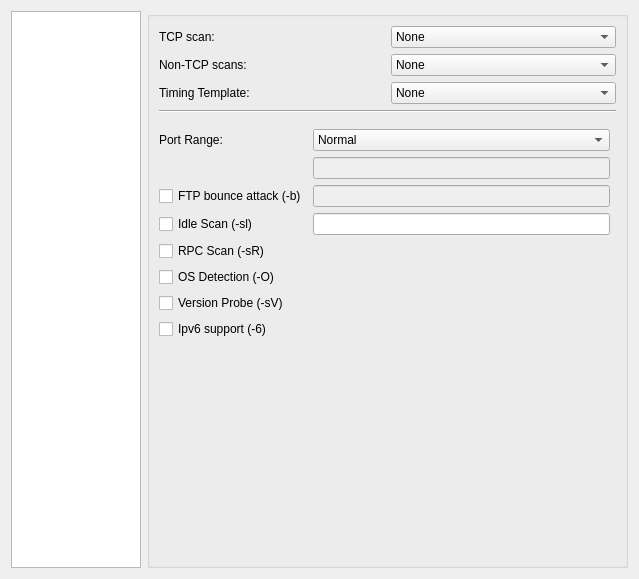
<?xml version="1.0" encoding="UTF-8"?>
<ui version="4.0">
 <class>profilerDialog</class>
 <widget class="QDialog" name="profilerDialog">
  <property name="geometry">
   <rect>
    <x>0</x>
    <y>0</y>
    <width>639</width>
    <height>579</height>
   </rect>
  </property>
  <property name="windowTitle">
   <string>nmapsi4 - profiler</string>
  </property>
  <layout class="QHBoxLayout" name="horizontalLayout_3">
   <item>
    <layout class="QVBoxLayout" name="verticalLayout_2">
     <item>
      <layout class="QHBoxLayout" name="horizontalLayout">
       <item>
        <widget class="QListWidget" name="optionsListScan">
         <property name="sizePolicy">
          <sizepolicy hsizetype="Fixed" vsizetype="Expanding">
           <horstretch>0</horstretch>
           <verstretch>0</verstretch>
          </sizepolicy>
         </property>
         <property name="minimumSize">
          <size>
           <width>130</width>
           <height>0</height>
          </size>
         </property>
         <property name="maximumSize">
          <size>
           <width>130</width>
           <height>16777215</height>
          </size>
         </property>
         <property name="autoScrollMargin">
          <number>16</number>
         </property>
         <property name="textElideMode">
          <enum>Qt::ElideMiddle</enum>
         </property>
         <property name="movement">
          <enum>QListView::Static</enum>
         </property>
         <property name="resizeMode">
          <enum>QListView::Adjust</enum>
         </property>
         <property name="spacing">
          <number>0</number>
         </property>
         <property name="gridSize">
          <size>
           <width>120</width>
           <height>70</height>
          </size>
         </property>
         <property name="viewMode">
          <enum>QListView::IconMode</enum>
         </property>
         <property name="uniformItemSizes">
          <bool>false</bool>
         </property>
        </widget>
       </item>
       <item>
        <widget class="QStackedWidget" name="stackedOptions">
         <property name="currentIndex">
          <number>1</number>
         </property>
         <widget class="QWidget" name="page">
          <layout class="QHBoxLayout" name="horizontalLayout_7">
           <item>
            <widget class="QGroupBox" name="groupBox_8">
             <property name="title">
              <string>Profile</string>
             </property>
             <layout class="QVBoxLayout" name="verticalLayout_10">
              <item>
               <layout class="QGridLayout" name="gridLayout_4">
                <item row="0" column="0">
                 <widget class="QLabel" name="label">
                  <property name="text">
                   <string>Profile name: </string>
                  </property>
                 </widget>
                </item>
                <item row="0" column="1">
                 <widget class="QLineEdit" name="profileNameLine"/>
                </item>
                <item row="1" column="0">
                 <widget class="QLabel" name="label_3">
                  <property name="text">
                   <string>Scan parameters:</string>
                  </property>
                 </widget>
                </item>
                <item row="1" column="1">
                 <widget class="QLineEdit" name="lineScanParameters"/>
                </item>
                <item row="2" column="0">
                 <widget class="QLabel" name="label_4">
                  <property name="text">
                   <string>Base options:</string>
                  </property>
                 </widget>
                </item>
                <item row="2" column="1">
                 <widget class="QComboBox" name="comboBaseOptions">
                  <item>
                   <property name="text">
                    <string>None</string>
                   </property>
                  </item>
                  <item>
                   <property name="text">
                    <string>Default</string>
                   </property>
                  </item>
                  <item>
                   <property name="text">
                    <string>Default with nse script</string>
                   </property>
                  </item>
                 </widget>
                </item>
               </layout>
              </item>
              <item>
               <spacer name="verticalSpacer_7">
                <property name="orientation">
                 <enum>Qt::Vertical</enum>
                </property>
                <property name="sizeHint" stdset="0">
                 <size>
                  <width>20</width>
                  <height>40</height>
                 </size>
                </property>
               </spacer>
              </item>
              <item>
               <layout class="QHBoxLayout" name="horizontalLayout_2">
                <item>
                 <spacer name="horizontalSpacer">
                  <property name="orientation">
                   <enum>Qt::Horizontal</enum>
                  </property>
                  <property name="sizeHint" stdset="0">
                   <size>
                    <width>40</width>
                    <height>20</height>
                   </size>
                  </property>
                 </spacer>
                </item>
                <item>
                 <widget class="QPushButton" name="doneButton">
                  <property name="text">
                   <string>Done</string>
                  </property>
                  <property name="icon">
                   <iconset resource="../../../mainwin.qrc">
                    <normaloff>:/images/images/flag_green.png</normaloff>:/images/images/flag_green.png</iconset>
                  </property>
                 </widget>
                </item>
                <item>
                 <widget class="QPushButton" name="cancelButton">
                  <property name="text">
                   <string>Cancel</string>
                  </property>
                  <property name="icon">
                   <iconset resource="../../../mainwin.qrc">
                    <normaloff>:/images/images/button_cancel.png</normaloff>:/images/images/button_cancel.png</iconset>
                  </property>
                 </widget>
                </item>
               </layout>
              </item>
             </layout>
            </widget>
           </item>
          </layout>
         </widget>
         <widget class="QWidget" name="ScanOptions">
          <property name="autoFillBackground">
           <bool>false</bool>
          </property>
          <layout class="QVBoxLayout" name="verticalLayout">
           <property name="margin">
            <number>0</number>
           </property>
           <item>
            <widget class="QGroupBox" name="groupBox">
             <property name="autoFillBackground">
              <bool>false</bool>
             </property>
             <property name="title">
              <string/>
             </property>
             <layout class="QGridLayout" name="gridLayout">
              <item row="0" column="0" colspan="2">
               <layout class="QHBoxLayout" name="horizontalLayout_12">
                <item>
                 <widget class="QLabel" name="label_8">
                  <property name="text">
                   <string>TCP scan:</string>
                  </property>
                 </widget>
                </item>
                <item>
                 <widget class="QComboBox" name="comboScanTcp">
                  <property name="mouseTracking">
                   <bool>true</bool>
                  </property>
                  <property name="maxVisibleItems">
                   <number>20</number>
                  </property>
                  <item>
                   <property name="text">
                    <string>None</string>
                   </property>
                  </item>
                  <item>
                   <property name="text">
                    <string>TCP Connect Scan (-sT)</string>
                   </property>
                  </item>
                  <item>
                   <property name="text">
                    <string>Ping Sweep (-sP)</string>
                   </property>
                  </item>
                 </widget>
                </item>
               </layout>
              </item>
              <item row="2" column="0" colspan="2">
               <layout class="QHBoxLayout" name="horizontalLayout_17">
                <item>
                 <widget class="QLabel" name="label_10">
                  <property name="text">
                   <string>Timing Template:</string>
                  </property>
                 </widget>
                </item>
                <item>
                 <widget class="QComboBox" name="comboTiming">
                  <item>
                   <property name="text">
                    <string>None</string>
                   </property>
                  </item>
                  <item>
                   <property name="text">
                    <string>Paranoid Throttling (-T0)</string>
                   </property>
                  </item>
                  <item>
                   <property name="text">
                    <string>Sneaky Throttling (-T1)</string>
                   </property>
                  </item>
                  <item>
                   <property name="text">
                    <string>Polite Throttling (-T2)</string>
                   </property>
                  </item>
                  <item>
                   <property name="text">
                    <string>Normal Throttling (-T3)</string>
                   </property>
                  </item>
                  <item>
                   <property name="text">
                    <string>Aggressive Throttling (-T4)</string>
                   </property>
                  </item>
                  <item>
                   <property name="text">
                    <string>Insane Throttling (-T5)</string>
                   </property>
                  </item>
                 </widget>
                </item>
               </layout>
              </item>
              <item row="1" column="0" colspan="2">
               <layout class="QHBoxLayout" name="horizontalLayout_5">
                <item>
                 <widget class="QLabel" name="label_2">
                  <property name="text">
                   <string>Non-TCP scans:</string>
                  </property>
                 </widget>
                </item>
                <item>
                 <widget class="QComboBox" name="comboScanNonTcp">
                  <item>
                   <property name="text">
                    <string>None</string>
                   </property>
                  </item>
                  <item>
                   <property name="text">
                    <string>List Scan (-sL)</string>
                   </property>
                  </item>
                 </widget>
                </item>
               </layout>
              </item>
              <item row="4" column="0" colspan="2">
               <widget class="Line" name="line">
                <property name="orientation">
                 <enum>Qt::Horizontal</enum>
                </property>
               </widget>
              </item>
              <item row="5" column="0">
               <spacer name="verticalSpacer_4">
                <property name="orientation">
                 <enum>Qt::Vertical</enum>
                </property>
                <property name="sizeType">
                 <enum>QSizePolicy::Fixed</enum>
                </property>
                <property name="sizeHint" stdset="0">
                 <size>
                  <width>20</width>
                  <height>10</height>
                 </size>
                </property>
               </spacer>
              </item>
              <item row="8" column="0" colspan="2">
               <spacer name="verticalSpacer">
                <property name="orientation">
                 <enum>Qt::Vertical</enum>
                </property>
                <property name="sizeHint" stdset="0">
                 <size>
                  <width>20</width>
                  <height>40</height>
                 </size>
                </property>
               </spacer>
              </item>
              <item row="6" column="0">
               <layout class="QGridLayout" name="gridLayout_3">
                <item row="5" column="0">
                 <widget class="QCheckBox" name="rpcBox">
                  <property name="text">
                   <string>RPC Scan (-sR)</string>
                  </property>
                 </widget>
                </item>
                <item row="6" column="0">
                 <widget class="QCheckBox" name="checkOS">
                  <property name="text">
                   <string>OS Detection (-O)</string>
                  </property>
                 </widget>
                </item>
                <item row="7" column="0">
                 <widget class="QCheckBox" name="versionBox">
                  <property name="text">
                   <string>Version Probe (-sV)</string>
                  </property>
                 </widget>
                </item>
                <item row="8" column="0">
                 <widget class="QCheckBox" name="checkIpv6">
                  <property name="text">
                   <string>Ipv6 support (-6)</string>
                  </property>
                 </widget>
                </item>
                <item row="3" column="0">
                 <widget class="QCheckBox" name="checkFtpBounce">
                  <property name="text">
                   <string>FTP bounce attack (-b)</string>
                  </property>
                 </widget>
                </item>
                <item row="4" column="0">
                 <widget class="QCheckBox" name="checkIdleScan">
                  <property name="text">
                   <string>Idle Scan (-sl)</string>
                  </property>
                 </widget>
                </item>
                <item row="0" column="1">
                 <widget class="QComboBox" name="portCombo">
                  <property name="minimumSize">
                   <size>
                    <width>0</width>
                    <height>0</height>
                   </size>
                  </property>
                  <item>
                   <property name="text">
                    <string>Normal</string>
                   </property>
                  </item>
                  <item>
                   <property name="text">
                    <string>All</string>
                   </property>
                  </item>
                  <item>
                   <property name="text">
                    <string>Most Important</string>
                   </property>
                  </item>
                  <item>
                   <property name="text">
                    <string>Range</string>
                   </property>
                  </item>
                 </widget>
                </item>
                <item row="0" column="0">
                 <widget class="QLabel" name="label_9">
                  <property name="sizePolicy">
                   <sizepolicy hsizetype="Preferred" vsizetype="Preferred">
                    <horstretch>0</horstretch>
                    <verstretch>0</verstretch>
                   </sizepolicy>
                  </property>
                  <property name="text">
                   <string>Port Range:</string>
                  </property>
                 </widget>
                </item>
                <item row="1" column="1">
                 <widget class="QLineEdit" name="portEdit">
                  <property name="enabled">
                   <bool>false</bool>
                  </property>
                 </widget>
                </item>
                <item row="3" column="1">
                 <widget class="QLineEdit" name="bounceEdit">
                  <property name="enabled">
                   <bool>false</bool>
                  </property>
                 </widget>
                </item>
                <item row="4" column="1">
                 <widget class="QLineEdit" name="lineIdleScan"/>
                </item>
               </layout>
              </item>
             </layout>
            </widget>
           </item>
          </layout>
         </widget>
         <widget class="QWidget" name="page_2">
          <property name="autoFillBackground">
           <bool>false</bool>
          </property>
          <layout class="QVBoxLayout" name="verticalLayout_5">
           <property name="margin">
            <number>0</number>
           </property>
           <item>
            <widget class="QGroupBox" name="groupBox_4">
             <property name="title">
              <string/>
             </property>
             <layout class="QHBoxLayout" name="horizontalLayout_6">
              <item>
               <widget class="QGroupBox" name="groupBox_3">
                <property name="title">
                 <string>Ping options</string>
                </property>
                <layout class="QVBoxLayout" name="verticalLayout_3">
                 <item>
                  <layout class="QGridLayout" name="gridLayout_14">
                   <item row="4" column="0">
                    <widget class="QCheckBox" name="checkTcpPing">
                     <property name="text">
                      <string>TCP ACK Ping (-PA)</string>
                     </property>
                    </widget>
                   </item>
                   <item row="4" column="1">
                    <widget class="QLineEdit" name="lineTcpPing">
                     <property name="enabled">
                      <bool>true</bool>
                     </property>
                     <property name="text">
                      <string>21,23,80,3389</string>
                     </property>
                    </widget>
                   </item>
                   <item row="5" column="0">
                    <widget class="QCheckBox" name="checkTcpSyn">
                     <property name="text">
                      <string>TCP SYN Ping (-PS)</string>
                     </property>
                    </widget>
                   </item>
                   <item row="5" column="1">
                    <widget class="QLineEdit" name="lineSynPing">
                     <property name="enabled">
                      <bool>true</bool>
                     </property>
                     <property name="text">
                      <string>22,25,80</string>
                     </property>
                    </widget>
                   </item>
                   <item row="7" column="0">
                    <widget class="QCheckBox" name="checkUdpPing">
                     <property name="text">
                      <string>UDP Ping (-PU)</string>
                     </property>
                    </widget>
                   </item>
                   <item row="7" column="1">
                    <widget class="QLineEdit" name="lineUdpPing">
                     <property name="enabled">
                      <bool>true</bool>
                     </property>
                    </widget>
                   </item>
                   <item row="3" column="0">
                    <widget class="QCheckBox" name="checkIcmpNetmask">
                     <property name="text">
                      <string>ICMP Netmask (-PM)</string>
                     </property>
                    </widget>
                   </item>
                   <item row="2" column="0">
                    <widget class="QCheckBox" name="checkIcmpTimestamp">
                     <property name="text">
                      <string>ICMP TImestamp (-PP)</string>
                     </property>
                    </widget>
                   </item>
                   <item row="1" column="0">
                    <widget class="QCheckBox" name="checkIcmpEcho">
                     <property name="text">
                      <string>ICMP Echo (-PE)</string>
                     </property>
                    </widget>
                   </item>
                   <item row="0" column="0">
                    <widget class="QCheckBox" name="notpingBox">
                     <property name="text">
                      <string>Don't Ping (-P0)</string>
                     </property>
                    </widget>
                   </item>
                   <item row="8" column="0">
                    <widget class="QCheckBox" name="checkProtoPing">
                     <property name="text">
                      <string>IPProto probes (-PO)</string>
                     </property>
                    </widget>
                   </item>
                   <item row="8" column="1">
                    <widget class="QLineEdit" name="lineProtoPing"/>
                   </item>
                   <item row="9" column="0">
                    <widget class="QCheckBox" name="checkSctpPing">
                     <property name="text">
                      <string>SCTP INIT ping (.PY)</string>
                     </property>
                    </widget>
                   </item>
                   <item row="9" column="1">
                    <widget class="QLineEdit" name="lineSctpPing"/>
                   </item>
                  </layout>
                 </item>
                 <item>
                  <spacer name="verticalSpacer_2">
                   <property name="orientation">
                    <enum>Qt::Vertical</enum>
                   </property>
                   <property name="sizeHint" stdset="0">
                    <size>
                     <width>20</width>
                     <height>40</height>
                    </size>
                   </property>
                  </spacer>
                 </item>
                </layout>
               </widget>
              </item>
             </layout>
            </widget>
           </item>
          </layout>
         </widget>
         <widget class="QWidget" name="page_5">
          <property name="autoFillBackground">
           <bool>false</bool>
          </property>
          <layout class="QVBoxLayout" name="verticalLayout_7">
           <property name="margin">
            <number>0</number>
           </property>
           <item>
            <widget class="QGroupBox" name="groupBox_6">
             <property name="title">
              <string/>
             </property>
             <layout class="QVBoxLayout" name="verticalLayout_17">
              <item>
               <layout class="QGridLayout" name="gridLayout_15">
                <item row="0" column="0">
                 <widget class="QCheckBox" name="TcheckMinPar">
                  <property name="text">
                   <string>Min outstanding probes (--min-parallelism)</string>
                  </property>
                 </widget>
                </item>
                <item row="0" column="1">
                 <widget class="QSpinBox" name="TspinBoxMinP">
                  <property name="enabled">
                   <bool>true</bool>
                  </property>
                  <property name="minimum">
                   <number>1</number>
                  </property>
                  <property name="maximum">
                   <number>150</number>
                  </property>
                 </widget>
                </item>
                <item row="1" column="0">
                 <widget class="QCheckBox" name="TcheckMaxPar">
                  <property name="text">
                   <string>Max outstanding probes (--max-parallelism)</string>
                  </property>
                 </widget>
                </item>
                <item row="1" column="1">
                 <widget class="QSpinBox" name="spinBoxMaxPar">
                  <property name="enabled">
                   <bool>true</bool>
                  </property>
                  <property name="minimum">
                   <number>1</number>
                  </property>
                  <property name="maximum">
                   <number>150</number>
                  </property>
                 </widget>
                </item>
                <item row="2" column="0">
                 <widget class="QCheckBox" name="TcheckHostTime">
                  <property name="text">
                   <string>Max time to scan a target (seconds, --host-timeout)</string>
                  </property>
                 </widget>
                </item>
                <item row="2" column="1">
                 <widget class="QSpinBox" name="spinBoxHostTime">
                  <property name="enabled">
                   <bool>true</bool>
                  </property>
                  <property name="minimum">
                   <number>201</number>
                  </property>
                  <property name="maximum">
                   <number>9999999</number>
                  </property>
                  <property name="value">
                   <number>6000</number>
                  </property>
                 </widget>
                </item>
                <item row="3" column="0">
                 <widget class="QCheckBox" name="TcheckInitRtt">
                  <property name="text">
                   <string>Initial probe timeout (seconds, --initial-rtt-timeout)</string>
                  </property>
                 </widget>
                </item>
                <item row="3" column="1">
                 <widget class="QSpinBox" name="spinBoxInitRtt">
                  <property name="enabled">
                   <bool>true</bool>
                  </property>
                  <property name="maximum">
                   <number>9999999</number>
                  </property>
                  <property name="value">
                   <number>6000</number>
                  </property>
                 </widget>
                </item>
                <item row="4" column="0">
                 <widget class="QCheckBox" name="TcheckMinRtt">
                  <property name="text">
                   <string>Min probe timeout (seconds, --min-rtt-timeout)</string>
                  </property>
                 </widget>
                </item>
                <item row="4" column="1">
                 <widget class="QSpinBox" name="spinBoxMinRtt">
                  <property name="enabled">
                   <bool>true</bool>
                  </property>
                  <property name="minimum">
                   <number>1</number>
                  </property>
                  <property name="maximum">
                   <number>9999999</number>
                  </property>
                  <property name="value">
                   <number>6000</number>
                  </property>
                 </widget>
                </item>
                <item row="5" column="0">
                 <widget class="QCheckBox" name="TcheckMaxRtt">
                  <property name="text">
                   <string>Max probe timeout (seconds, --max-rtt-timeout)</string>
                  </property>
                 </widget>
                </item>
                <item row="5" column="1">
                 <widget class="QSpinBox" name="spinBoxMaxRtt">
                  <property name="enabled">
                   <bool>true</bool>
                  </property>
                  <property name="minimum">
                   <number>6</number>
                  </property>
                  <property name="maximum">
                   <number>9999999</number>
                  </property>
                  <property name="value">
                   <number>6000</number>
                  </property>
                 </widget>
                </item>
                <item row="6" column="0">
                 <widget class="QCheckBox" name="TcheckScanDelay">
                  <property name="text">
                   <string>Scan Delay (seconds, --scan-delay)</string>
                  </property>
                 </widget>
                </item>
                <item row="6" column="1">
                 <widget class="QSpinBox" name="spinBoxScanDelay">
                  <property name="enabled">
                   <bool>true</bool>
                  </property>
                  <property name="minimum">
                   <number>1</number>
                  </property>
                  <property name="maximum">
                   <number>9999999</number>
                  </property>
                  <property name="value">
                   <number>6000</number>
                  </property>
                 </widget>
                </item>
                <item row="7" column="0">
                 <widget class="QCheckBox" name="TcheckScanDelayMax">
                  <property name="text">
                   <string>Max scan delay (seconds, --max-scan-delay)</string>
                  </property>
                 </widget>
                </item>
                <item row="7" column="1">
                 <widget class="QSpinBox" name="spinBoxScanDelayMax">
                  <property name="minimum">
                   <number>1</number>
                  </property>
                  <property name="maximum">
                   <number>9999999</number>
                  </property>
                  <property name="value">
                   <number>6000</number>
                  </property>
                 </widget>
                </item>
               </layout>
              </item>
              <item>
               <spacer name="verticalSpacer_3">
                <property name="orientation">
                 <enum>Qt::Vertical</enum>
                </property>
                <property name="sizeType">
                 <enum>QSizePolicy::Expanding</enum>
                </property>
                <property name="sizeHint" stdset="0">
                 <size>
                  <width>0</width>
                  <height>0</height>
                 </size>
                </property>
               </spacer>
              </item>
             </layout>
            </widget>
           </item>
          </layout>
         </widget>
         <widget class="QWidget" name="Options">
          <property name="autoFillBackground">
           <bool>false</bool>
          </property>
          <layout class="QVBoxLayout" name="verticalLayout_8">
           <property name="margin">
            <number>0</number>
           </property>
           <item>
            <widget class="QGroupBox" name="groupBox_2">
             <property name="autoFillBackground">
              <bool>false</bool>
             </property>
             <property name="title">
              <string/>
             </property>
             <layout class="QVBoxLayout" name="verticalLayout_9">
              <item>
               <widget class="QGroupBox" name="groupBox_5">
                <property name="title">
                 <string>Source</string>
                </property>
                <layout class="QVBoxLayout" name="verticalLayout_4">
                 <item>
                  <layout class="QGridLayout" name="gridLayout_18">
                   <item row="0" column="0">
                    <widget class="QCheckBox" name="checkBoxDevice">
                     <property name="text">
                      <string>Specific network interface (-e)</string>
                     </property>
                    </widget>
                   </item>
                   <item row="0" column="1">
                    <widget class="QLineEdit" name="OlineDevice">
                     <property name="enabled">
                      <bool>false</bool>
                     </property>
                    </widget>
                   </item>
                   <item row="1" column="0">
                    <widget class="QCheckBox" name="checkSpoof">
                     <property name="text">
                      <string>Set source spoof ip address (-S)</string>
                     </property>
                    </widget>
                   </item>
                   <item row="1" column="1">
                    <widget class="QLineEdit" name="lineEditSpoof">
                     <property name="enabled">
                      <bool>false</bool>
                     </property>
                    </widget>
                   </item>
                   <item row="2" column="0">
                    <widget class="QCheckBox" name="checkDecoy">
                     <property name="text">
                      <string>Set decoy (-D)</string>
                     </property>
                    </widget>
                   </item>
                   <item row="2" column="1">
                    <widget class="QLineEdit" name="lineDecoy">
                     <property name="enabled">
                      <bool>false</bool>
                     </property>
                    </widget>
                   </item>
                   <item row="3" column="0">
                    <widget class="QCheckBox" name="checkSourcePort">
                     <property name="text">
                      <string>Set Source spoof port (-g)</string>
                     </property>
                    </widget>
                   </item>
                   <item row="3" column="1">
                    <widget class="QLineEdit" name="lineSourcePort">
                     <property name="enabled">
                      <bool>false</bool>
                     </property>
                    </widget>
                   </item>
                  </layout>
                 </item>
                 <item>
                  <spacer name="verticalSpacer_5">
                   <property name="orientation">
                    <enum>Qt::Vertical</enum>
                   </property>
                   <property name="sizeHint" stdset="0">
                    <size>
                     <width>20</width>
                     <height>40</height>
                    </size>
                   </property>
                  </spacer>
                 </item>
                </layout>
               </widget>
              </item>
              <item>
               <widget class="QGroupBox" name="groupBox_7">
                <property name="title">
                 <string>Extra</string>
                </property>
                <layout class="QVBoxLayout" name="verticalLayout_6">
                 <item>
                  <layout class="QGridLayout" name="gridLayout_2">
                   <item row="1" column="0">
                    <widget class="QLabel" name="label_40">
                     <property name="text">
                      <string>DNS Resolution</string>
                     </property>
                    </widget>
                   </item>
                   <item row="1" column="1">
                    <widget class="QComboBox" name="comboDNSResolv">
                     <item>
                      <property name="text">
                       <string>When Required</string>
                      </property>
                     </item>
                     <item>
                      <property name="text">
                       <string>Always</string>
                      </property>
                     </item>
                     <item>
                      <property name="text">
                       <string>Never</string>
                      </property>
                     </item>
                    </widget>
                   </item>
                   <item row="2" column="0">
                    <widget class="QLabel" name="label_41">
                     <property name="text">
                      <string>Verbosity level (-v)</string>
                     </property>
                    </widget>
                   </item>
                   <item row="2" column="1">
                    <widget class="QComboBox" name="comboVerbosity">
                     <item>
                      <property name="text">
                       <string>Quiet</string>
                      </property>
                     </item>
                     <item>
                      <property name="text">
                       <string>Verbose</string>
                      </property>
                     </item>
                     <item>
                      <property name="text">
                       <string>Very Verbose</string>
                      </property>
                     </item>
                     <item>
                      <property name="text">
                       <string>Debug</string>
                      </property>
                     </item>
                     <item>
                      <property name="text">
                       <string>Verbose Debug</string>
                      </property>
                     </item>
                    </widget>
                   </item>
                   <item row="5" column="0">
                    <widget class="QCheckBox" name="checkOrdered">
                     <property name="text">
                      <string>Ordered scanned port (-r)</string>
                     </property>
                    </widget>
                   </item>
                   <item row="6" column="0">
                    <widget class="QCheckBox" name="checkFrag">
                     <property name="text">
                      <string>Fragment IP packets (-f)</string>
                     </property>
                    </widget>
                   </item>
                   <item row="3" column="0">
                    <widget class="QCheckBox" name="TcheckIpv4ttl">
                     <property name="text">
                      <string>Ipv4 TTL (--ttl)</string>
                     </property>
                    </widget>
                   </item>
                   <item row="3" column="1">
                    <widget class="QSpinBox" name="spinBoxIpv4ttl">
                     <property name="enabled">
                      <bool>true</bool>
                     </property>
                     <property name="maximum">
                      <number>255</number>
                     </property>
                     <property name="value">
                      <number>127</number>
                     </property>
                    </widget>
                   </item>
                   <item row="4" column="0">
                    <widget class="QCheckBox" name="checkMaxRetries">
                     <property name="text">
                      <string>Max Retries (--max-retries)</string>
                     </property>
                    </widget>
                   </item>
                   <item row="4" column="1">
                    <widget class="QLineEdit" name="lineMaxRetries"/>
                   </item>
                  </layout>
                 </item>
                 <item>
                  <spacer name="verticalSpacer_6">
                   <property name="orientation">
                    <enum>Qt::Vertical</enum>
                   </property>
                   <property name="sizeHint" stdset="0">
                    <size>
                     <width>20</width>
                     <height>40</height>
                    </size>
                   </property>
                  </spacer>
                 </item>
                </layout>
               </widget>
              </item>
             </layout>
            </widget>
           </item>
          </layout>
         </widget>
        </widget>
       </item>
      </layout>
     </item>
    </layout>
   </item>
  </layout>
 </widget>
 <resources>
  <include location="../../../mainwin.qrc"/>
 </resources>
 <connections/>
</ui>
